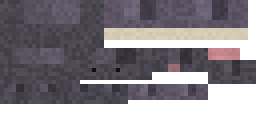
#> input picture art/backup_mole/mole.png, 64 x 32 px (shown 4 times larger)
$ python mole_refine.py
#> lines starting #> are read from the running program, lines starting #| are printed output that depends on the picture
"""The mole's hero-pass texture refinement. Reads the hand-painted original,
never repaints it.

The mole's 64x32 atlas is the one hand-painted texture in the mod and the
identity of its main character, so this script is built around a hard rule:
**every texel of the original survives byte-identical.** The canvas grows
DOWNWARD to 64x64 - which leaves every existing texOffs valid - and all new
paint lands either in the new lower half (the strips for the hero-pass detail
cubes) or on a handful of individually listed texels of the original (the
nostrils and the paw pads), each documented below with its reason.

Why not the doubled 128x64 that was first proposed: the model uses box UV,
and box UV allots exactly one texel per model unit regardless of the declared
atlas size - a doubled canvas would not give any existing face a single texel
more, it would only shrink every strip's normalized footprint and tear the
paint off the boxes. Growing downward is the version of "more texels for
detail" that box UV actually permits: the new cubes get fresh strips, the old
ones keep their exact pixels.

Every colour used here is sampled from the original atlas, so the palette
cannot drift by even one entry.

Run: python art/generators/mole_refine.py
Reads  art/backup_mole/mole.png (the untouched original)
Writes src/main/resources/assets/moleverse/textures/entity/mole.png (64x64)
"""

import os

from PIL import Image

HERE = os.path.dirname(os.path.abspath(__file__))
SRC = os.path.join(HERE, "..", "backup_mole", "mole.png")
OUT = os.path.join(HERE, "..", "..", "src", "main", "resources", "assets",
                   "moleverse", "textures", "entity", "mole.png")

#: The new cubes' strips, all in the fresh lower half (v >= 32). These
#: offsets are the single source the additions in MoleModel.createBodyLayer
#: copy their texOffs from - if either side moves, move both.
CLAW_STRIPS = [(0, 32), (8, 32), (16, 32), (24, 32)]     # [1,1,2] each
WHISKER_STRIPS = [(32, 32), (38, 32), (44, 32), (50, 32)]  # [1,1,1] each
EAR_STRIPS = [(32, 36), (38, 36)]                          # [1,1,1] each
TUFT_STRIPS = [(0, 38), (8, 38), (16, 38), (24, 38)]       # [2,1,1] each
TAIL_TUFT_STRIP = (44, 36)                                 # [1,1,1]


def box_strip(img, colour, u, v, w, h, d, top=None):
    """Fills one box-UV strip with a flat colour (top face optionally its own).

    Flat on purpose: these are one-texel-wide details - claws, studs, tufts -
    and at that size a single well-chosen swatch IS the texture.
    """
    px = img.load()
    for y in range(v, v + d + h):
        for x in range(u, u + 2 * (d + w)):
            px[x, y] = colour
    if top is not None:
        for y in range(v, v + d):
            for x in range(u + d, u + d + w):
                px[x, y] = top


def main():
    src = Image.open(SRC).convert("RGBA")
#> src is the input picture: PIL image 64x32 RGBA; mean R, G, B, A 63.8, 59.3, 65.5, 176.3
    assert src.size == (64, 32), "expected the original 64x32 atlas"

    out = Image.new("RGBA", (64, 64), (0, 0, 0, 0))
#> out: PIL image 64x64 RGBA; every value is 0
    out.paste(src, (0, 0))
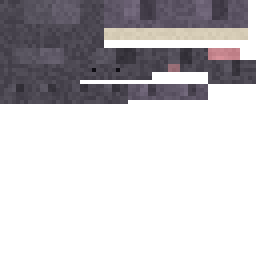
#> out: PIL image 64x64 RGBA (shown 4 times larger); mean R, G, B, A 31.9, 29.6, 32.8, 88.2; transparent parts drawn white
    px = out.load()

    # The swatches, sampled from the animal itself. Each coordinate is the
    # middle of a known box-UV face of the original layout - never a corner,
    # which in box UV is empty.
    claw = px[28, 8]        # the middle claw strip's north face, texOffs(26,7)
#> claw = (211, 201, 179, 255)
    fur_dark = px[9, 3]     # the body's up face, texOffs(0,0), [7,6,6]
#> fur_dark = (87, 83, 94, 255)
    fur_mid = px[3, 9]      # the body's east face, same strip
#> fur_mid = (67, 63, 73, 255)
    nose = px[54, 14]       # the nose tip's north face, texOffs(52,12)
#> nose = (213, 145, 153, 255)
    dark = px[26, 17]       # the head's north face, texOffs(20,12)
#> dark = (66, 62, 72, 255)

    # New strips: five-ridge claws (two extra per paw), whisker studs, ear
    # nubs, fur tufts along the back, a tail tuft.
    for u, v in CLAW_STRIPS:
        box_strip(out, claw, u, v, 1, 1, 2)
    for u, v in WHISKER_STRIPS:
        box_strip(out, dark, u, v, 1, 1, 1)
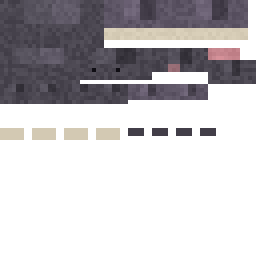
#> out: PIL image 64x64 RGBA (shown 4 times larger); mean R, G, B, A 36.1, 33.6, 36.5, 94.6; transparent parts drawn white
    for u, v in EAR_STRIPS:
        box_strip(out, dark, u, v, 1, 1, 1, top=fur_mid)
    for u, v in TUFT_STRIPS:
        box_strip(out, fur_dark, u, v, 2, 1, 1)
    box_strip(out, fur_dark, TAIL_TUFT_STRIP[0], TAIL_TUFT_STRIP[1], 1, 1, 1)

    # Refinements on the ORIGINAL texels, each listed singly. The snout box
    # is [3,2,4] at texOffs(38,12): its north face spans (42..45, 16..18), and
    # the two outer texels of its lower row become the nostrils - the darkest
    # head tone, not black, because a nostril is a shadow and not a hole.
    px[42, 17] = dark
    px[44, 17] = dark

    # The paw pads. The right paw palm is [4,2,5] at texOffs(26,0), its down
    # face spans (35..39, 0..5); the left palm mirrors it at texOffs(44,0),
    # down face (53..57, 0..5). The central 2x3 of each palm goes the nose's
    # pink: bare working skin, the one place on a mole that shows it.
    for x in range(36, 38):
        for y in range(1, 4):
            px[x, y] = nose
    for x in range(54, 56):
        for y in range(1, 4):
            px[x, y] = nose

    out.save(OUT)
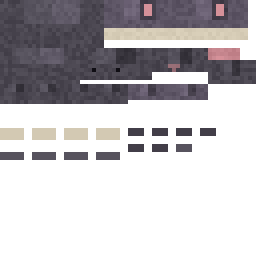
#> saved as mole.png: PIL image 64x64 RGBA (shown 4 times larger); mean R, G, B, A 38, 35.3, 38.3, 99.1; transparent parts drawn white
    print("wrote", os.path.normpath(OUT), out.size)
#| wrote src/main/resources/assets/moleverse/textures/entity/mole.png (64, 64)


if __name__ == "__main__":
    main()
